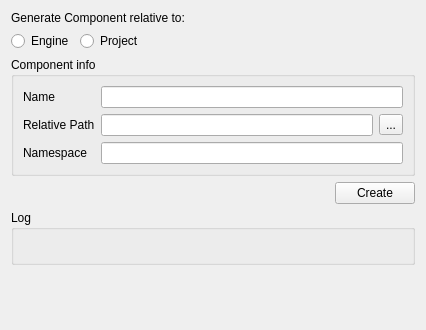
<?xml version="1.0" encoding="UTF-8"?>
<ui version="4.0">
 <class>CppGeneratorWidget</class>
 <widget class="QWidget" name="CppGeneratorWidget">
  <property name="geometry">
   <rect>
    <x>0</x>
    <y>0</y>
    <width>426</width>
    <height>330</height>
   </rect>
  </property>
  <property name="windowTitle">
   <string>CppGeneratorWidget</string>
  </property>
  <layout class="QVBoxLayout" name="verticalLayout">
   <item>
    <widget class="QLabel" name="label_4">
     <property name="text">
      <string>Generate Component relative to:</string>
     </property>
    </widget>
   </item>
   <item>
    <layout class="QHBoxLayout" name="horizontalLayout">
     <item>
      <widget class="QRadioButton" name="radioButtonEngine">
       <property name="text">
        <string>Engine</string>
       </property>
      </widget>
     </item>
     <item>
      <widget class="QRadioButton" name="radioButtonProject">
       <property name="text">
        <string>Project</string>
       </property>
      </widget>
     </item>
     <item>
      <spacer name="horizontalSpacer_2">
       <property name="orientation">
        <enum>Qt::Horizontal</enum>
       </property>
       <property name="sizeHint" stdset="0">
        <size>
         <width>40</width>
         <height>20</height>
        </size>
       </property>
      </spacer>
     </item>
    </layout>
   </item>
   <item>
    <widget class="QGroupBox" name="groupBox">
     <property name="title">
      <string>Component info</string>
     </property>
     <layout class="QVBoxLayout" name="verticalLayout_2">
      <item>
       <layout class="QFormLayout" name="formLayout">
        <item row="1" column="0">
         <widget class="QLabel" name="label">
          <property name="text">
           <string>Name</string>
          </property>
         </widget>
        </item>
        <item row="1" column="1">
         <widget class="QLineEdit" name="lineEditComponentName"/>
        </item>
        <item row="4" column="0">
         <widget class="QLabel" name="label_2">
          <property name="text">
           <string>Relative Path</string>
          </property>
         </widget>
        </item>
        <item row="4" column="1">
         <layout class="QHBoxLayout" name="horizontalLayout_3">
          <item>
           <widget class="QLineEdit" name="lineEditDestination"/>
          </item>
          <item>
           <widget class="QToolButton" name="toolButtonSelectDestination">
            <property name="text">
             <string>...</string>
            </property>
           </widget>
          </item>
         </layout>
        </item>
        <item row="5" column="0">
         <widget class="QLabel" name="label_3">
          <property name="text">
           <string>Namespace</string>
          </property>
         </widget>
        </item>
        <item row="5" column="1">
         <widget class="QLineEdit" name="lineEditNamespace"/>
        </item>
       </layout>
      </item>
     </layout>
    </widget>
   </item>
   <item>
    <layout class="QHBoxLayout" name="horizontalLayout_2">
     <item>
      <spacer name="horizontalSpacer">
       <property name="orientation">
        <enum>Qt::Horizontal</enum>
       </property>
       <property name="sizeHint" stdset="0">
        <size>
         <width>40</width>
         <height>20</height>
        </size>
       </property>
      </spacer>
     </item>
     <item>
      <widget class="QPushButton" name="pushButtonCreate">
       <property name="text">
        <string>Create</string>
       </property>
      </widget>
     </item>
    </layout>
   </item>
   <item>
    <widget class="QGroupBox" name="groupBox_2">
     <property name="title">
      <string>Log</string>
     </property>
     <layout class="QVBoxLayout" name="verticalLayout_3">
      <item>
       <widget class="QLabel" name="labelLog">
        <property name="text">
         <string/>
        </property>
       </widget>
      </item>
     </layout>
    </widget>
   </item>
   <item>
    <spacer name="verticalSpacer">
     <property name="orientation">
      <enum>Qt::Vertical</enum>
     </property>
     <property name="sizeHint" stdset="0">
      <size>
       <width>20</width>
       <height>40</height>
      </size>
     </property>
    </spacer>
   </item>
  </layout>
 </widget>
 <resources/>
 <connections/>
</ui>
